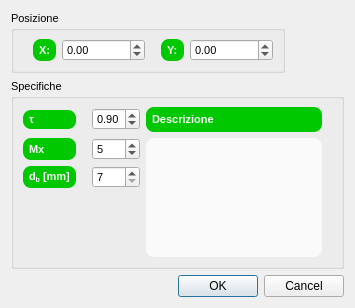
<?xml version="1.0" encoding="UTF-8"?>
<ui version="4.0">
 <class>BinocularPropertiesDialog</class>
 <widget class="QDialog" name="BinocularPropertiesDialog">
  <property name="geometry">
   <rect>
    <x>0</x>
    <y>0</y>
    <width>355</width>
    <height>308</height>
   </rect>
  </property>
  <property name="font">
   <font>
    <pointsize>8</pointsize>
   </font>
  </property>
  <property name="windowTitle">
   <string>Modifica il dispositivo ottico</string>
  </property>
  <property name="styleSheet">
   <string notr="true">QDoubleSpinBox{background: none}
QSpinBox{background: none}</string>
  </property>
  <layout class="QGridLayout" name="gridLayout_2">
   <item row="0" column="2">
    <spacer name="horizontalSpacer_2">
     <property name="orientation">
      <enum>Qt::Horizontal</enum>
     </property>
     <property name="sizeHint" stdset="0">
      <size>
       <width>10</width>
       <height>20</height>
      </size>
     </property>
    </spacer>
   </item>
   <item row="0" column="0">
    <widget class="QGroupBox" name="groupBox">
     <property name="font">
      <font>
       <pointsize>8</pointsize>
      </font>
     </property>
     <property name="title">
      <string>Posizione</string>
     </property>
     <layout class="QHBoxLayout">
      <property name="spacing">
       <number>6</number>
      </property>
      <property name="leftMargin">
       <number>9</number>
      </property>
      <property name="topMargin">
       <number>9</number>
      </property>
      <property name="rightMargin">
       <number>9</number>
      </property>
      <property name="bottomMargin">
       <number>9</number>
      </property>
      <item>
       <widget class="QLabel" name="label">
        <property name="font">
         <font>
          <pointsize>8</pointsize>
          <weight>75</weight>
          <bold>true</bold>
         </font>
        </property>
        <property name="styleSheet">
         <string notr="true">QLabel {background-color: #00c800}
QLabel {color: #fafafa}
QLabel {border: 0px solid grey}
QLabel {border-radius: 8px}
QLabel {padding: 3px}
QLabel {margin-left: 10px}</string>
        </property>
        <property name="text">
         <string>X:</string>
        </property>
       </widget>
      </item>
      <item>
       <widget class="QDoubleSpinBox" name="xSpinBox">
        <property name="font">
         <font>
          <pointsize>8</pointsize>
         </font>
        </property>
        <property name="styleSheet">
         <string notr="true">QDoubleSpinBox {color: #000000}</string>
        </property>
        <property name="minimum">
         <double>-1000000.000000000000000</double>
        </property>
        <property name="maximum">
         <double>1000000.000000000000000</double>
        </property>
       </widget>
      </item>
      <item>
       <widget class="QLabel" name="label_2">
        <property name="font">
         <font>
          <pointsize>8</pointsize>
          <weight>75</weight>
          <bold>true</bold>
         </font>
        </property>
        <property name="styleSheet">
         <string notr="true">QLabel {background-color: #00c800}
QLabel {color: #fafafa}
QLabel {border: 0px solid grey}
QLabel {border-radius: 8px}
QLabel {padding: 3px}
QLabel {margin-left: 10px}</string>
        </property>
        <property name="text">
         <string>Y:</string>
        </property>
       </widget>
      </item>
      <item>
       <widget class="QDoubleSpinBox" name="ySpinBox">
        <property name="font">
         <font>
          <pointsize>8</pointsize>
         </font>
        </property>
        <property name="styleSheet">
         <string notr="true">QDoubleSpinBox {color: #000000}</string>
        </property>
        <property name="minimum">
         <double>-1000000.000000000000000</double>
        </property>
        <property name="maximum">
         <double>1000000.000000000000000</double>
        </property>
       </widget>
      </item>
     </layout>
    </widget>
   </item>
   <item row="3" column="0" colspan="3">
    <widget class="QDialogButtonBox" name="buttonBox">
     <property name="font">
      <font>
       <pointsize>8</pointsize>
      </font>
     </property>
     <property name="orientation">
      <enum>Qt::Horizontal</enum>
     </property>
     <property name="standardButtons">
      <set>QDialogButtonBox::Cancel|QDialogButtonBox::Ok</set>
     </property>
    </widget>
   </item>
   <item row="2" column="0" colspan="3">
    <widget class="QGroupBox" name="groupBox_2">
     <property name="font">
      <font>
       <pointsize>8</pointsize>
      </font>
     </property>
     <property name="title">
      <string>Specifiche</string>
     </property>
     <layout class="QGridLayout" name="gridLayout">
      <item row="0" column="0">
       <widget class="QLabel" name="label_6">
        <property name="maximumSize">
         <size>
          <width>16777215</width>
          <height>19</height>
         </size>
        </property>
        <property name="font">
         <font>
          <pointsize>8</pointsize>
          <weight>75</weight>
          <bold>true</bold>
         </font>
        </property>
        <property name="styleSheet">
         <string notr="true">QLabel {background-color: #00c800}
QLabel {color: #fafafa}
QLabel {border: 0px solid grey}
QLabel {border-radius: 8px}
QLabel {padding: 3px}
QLabel {margin-right: 10px}</string>
        </property>
        <property name="text">
         <string>τ</string>
        </property>
       </widget>
      </item>
      <item row="1" column="0">
       <widget class="QLabel" name="label_5">
        <property name="font">
         <font>
          <pointsize>8</pointsize>
          <weight>75</weight>
          <bold>true</bold>
         </font>
        </property>
        <property name="styleSheet">
         <string notr="true">QLabel {background-color: #00c800}
QLabel {color: #fafafa}
QLabel {border: 0px solid grey}
QLabel {border-radius: 8px}
QLabel {padding: 3px}
QLabel {margin-right: 10px}</string>
        </property>
        <property name="text">
         <string>Mx</string>
        </property>
       </widget>
      </item>
      <item row="2" column="0">
       <widget class="QLabel" name="label_4">
        <property name="font">
         <font>
          <pointsize>8</pointsize>
          <weight>75</weight>
          <bold>true</bold>
         </font>
        </property>
        <property name="styleSheet">
         <string notr="true">QLabel {background-color: #00c800}
QLabel {color: #fafafa}
QLabel {border: 0px solid grey}
QLabel {border-radius: 8px}
QLabel {padding: 3px}
QLabel {margin-right: 10px}</string>
        </property>
        <property name="text">
         <string>d&lt;sub&gt;b&lt;/sub&gt; [mm]</string>
        </property>
       </widget>
      </item>
      <item row="1" column="1">
       <widget class="QSpinBox" name="ampSpinBox">
        <property name="font">
         <font>
          <pointsize>8</pointsize>
         </font>
        </property>
        <property name="styleSheet">
         <string notr="true">QSpinBox {color: #000000}</string>
        </property>
        <property name="minimum">
         <number>1</number>
        </property>
        <property name="maximum">
         <number>100</number>
        </property>
        <property name="value">
         <number>5</number>
        </property>
       </widget>
      </item>
      <item row="2" column="1">
       <widget class="QSpinBox" name="D0_SpinBox">
        <property name="font">
         <font>
          <pointsize>8</pointsize>
         </font>
        </property>
        <property name="styleSheet">
         <string notr="true">QSpinBox {color: #000000}</string>
        </property>
        <property name="minimum">
         <number>7</number>
        </property>
       </widget>
      </item>
      <item row="0" column="2">
       <widget class="QLabel" name="label_3">
        <property name="font">
         <font>
          <pointsize>8</pointsize>
          <weight>75</weight>
          <bold>true</bold>
         </font>
        </property>
        <property name="styleSheet">
         <string notr="true">QLabel {background-color: #00c800}
QLabel {color: #fafafa}
QLabel {border: 0px solid grey}
QLabel {border-radius: 8px}
QLabel {padding: 3px}
QLabel {margin-right: 10px}</string>
        </property>
        <property name="text">
         <string>Descrizione</string>
        </property>
        <property name="alignment">
         <set>Qt::AlignLeading|Qt::AlignLeft|Qt::AlignTop</set>
        </property>
       </widget>
      </item>
      <item row="3" column="0">
       <spacer name="verticalSpacer">
        <property name="orientation">
         <enum>Qt::Vertical</enum>
        </property>
        <property name="sizeHint" stdset="0">
         <size>
          <width>20</width>
          <height>40</height>
         </size>
        </property>
       </spacer>
      </item>
      <item row="1" column="2" rowspan="3">
       <widget class="QTextEdit" name="descriptionTextEdit">
        <property name="font">
         <font>
          <pointsize>8</pointsize>
         </font>
        </property>
        <property name="styleSheet">
         <string notr="true">QTextEdit {background-color: #fafafa}
QTextEdit {color: #000000}
QTextEdit {border: 0px solid grey}
QTextEdit {border-radius: 8px}
QTextEdit {padding: 3px}
QTextEdit {margin-right: 10px}</string>
        </property>
       </widget>
      </item>
      <item row="3" column="1">
       <spacer name="verticalSpacer_2">
        <property name="orientation">
         <enum>Qt::Vertical</enum>
        </property>
        <property name="sizeHint" stdset="0">
         <size>
          <width>20</width>
          <height>40</height>
         </size>
        </property>
       </spacer>
      </item>
      <item row="0" column="1">
       <widget class="QDoubleSpinBox" name="transmittanceSpinBox">
        <property name="font">
         <font>
          <pointsize>8</pointsize>
         </font>
        </property>
        <property name="styleSheet">
         <string notr="true">QDoubleSpinBox {color: #000000}</string>
        </property>
        <property name="minimum">
         <double>0.010000000000000</double>
        </property>
        <property name="maximum">
         <double>1.000000000000000</double>
        </property>
        <property name="singleStep">
         <double>0.100000000000000</double>
        </property>
        <property name="value">
         <double>0.900000000000000</double>
        </property>
       </widget>
      </item>
     </layout>
    </widget>
   </item>
  </layout>
 </widget>
 <resources/>
 <connections>
  <connection>
   <sender>buttonBox</sender>
   <signal>accepted()</signal>
   <receiver>BinocularPropertiesDialog</receiver>
   <slot>accept()</slot>
   <hints>
    <hint type="sourcelabel">
     <x>248</x>
     <y>254</y>
    </hint>
    <hint type="destinationlabel">
     <x>157</x>
     <y>274</y>
    </hint>
   </hints>
  </connection>
  <connection>
   <sender>buttonBox</sender>
   <signal>rejected()</signal>
   <receiver>BinocularPropertiesDialog</receiver>
   <slot>reject()</slot>
   <hints>
    <hint type="sourcelabel">
     <x>316</x>
     <y>260</y>
    </hint>
    <hint type="destinationlabel">
     <x>286</x>
     <y>274</y>
    </hint>
   </hints>
  </connection>
 </connections>
</ui>
